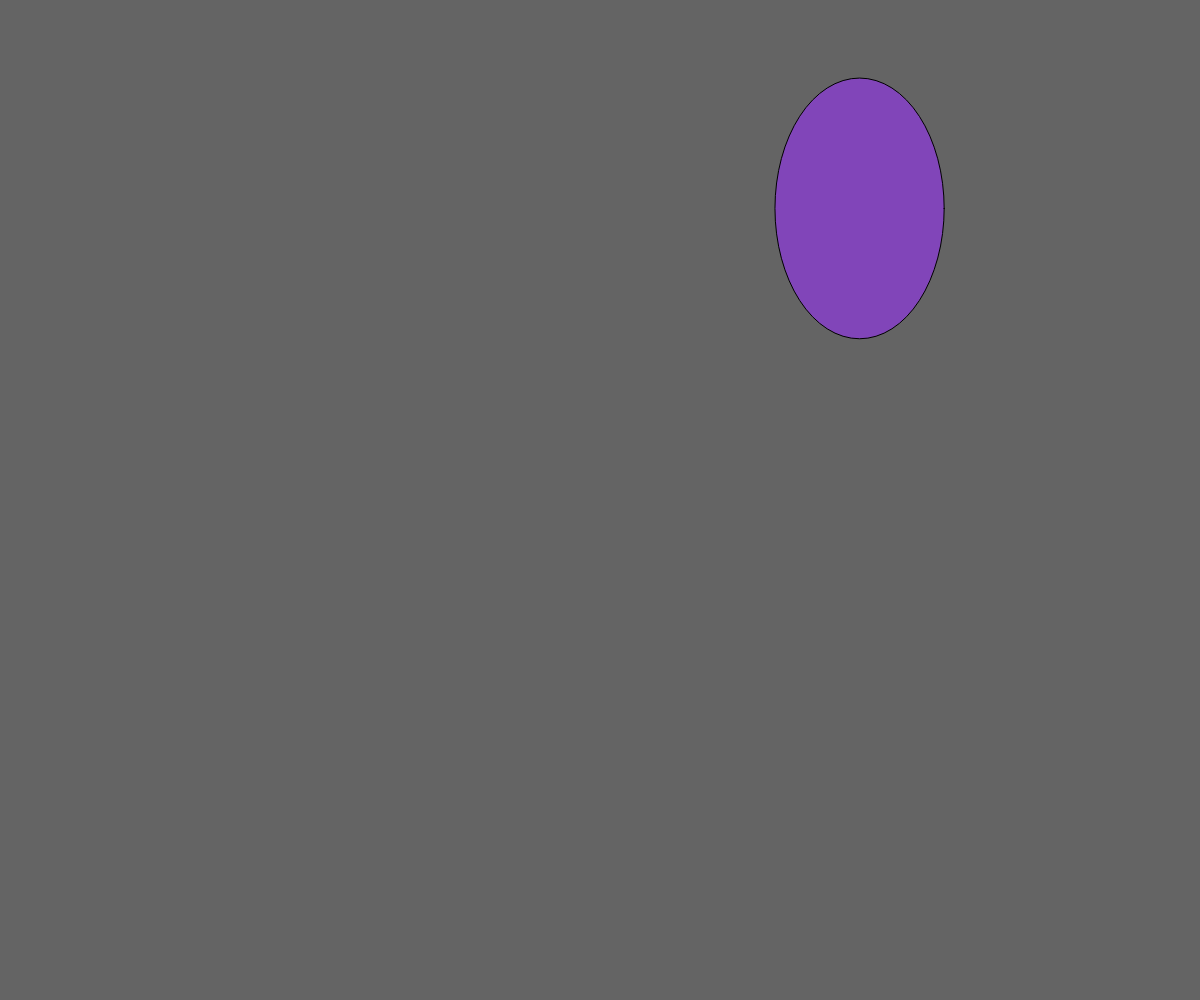
Frame 1 (no input)
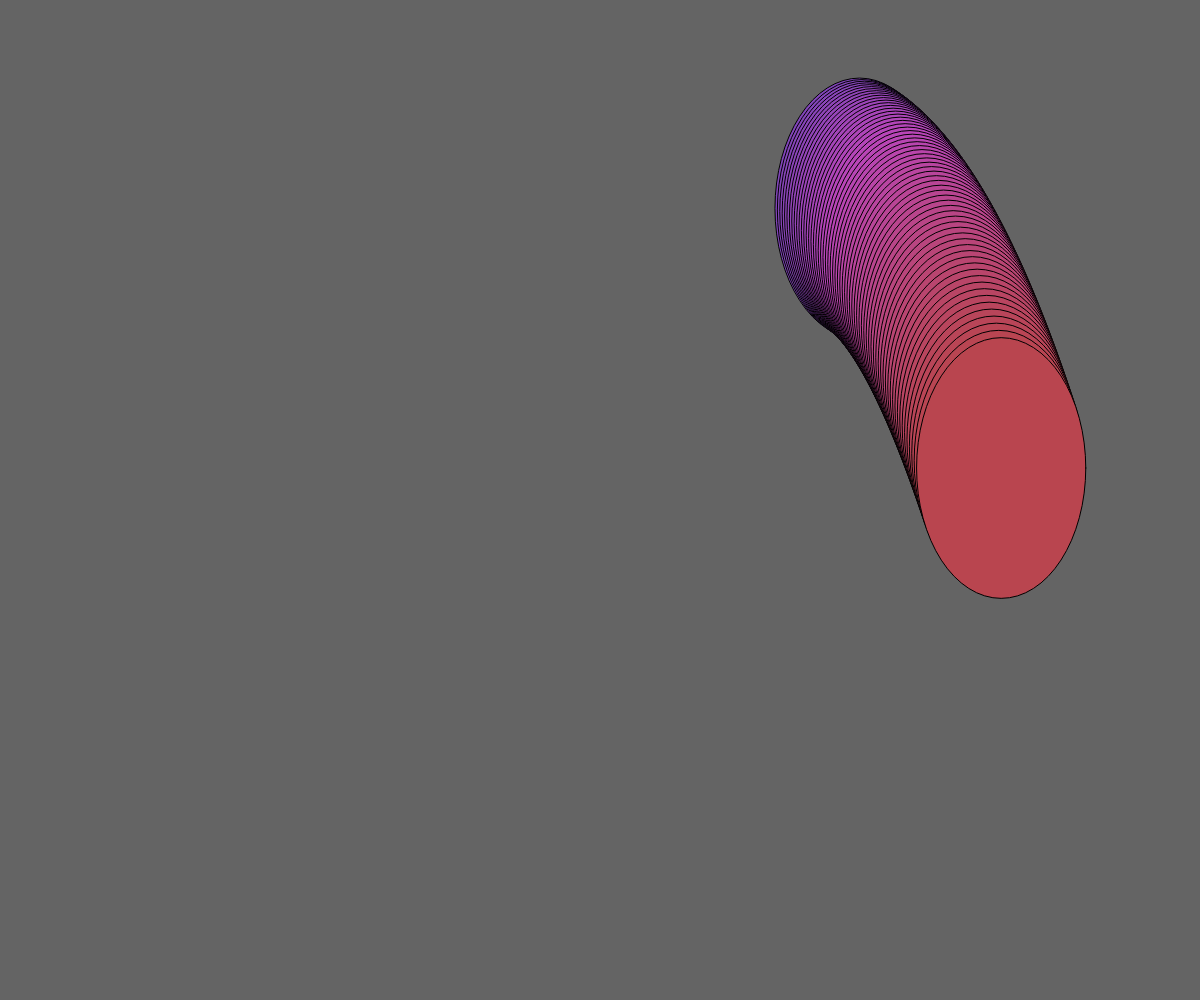
Frame 60 (no input)
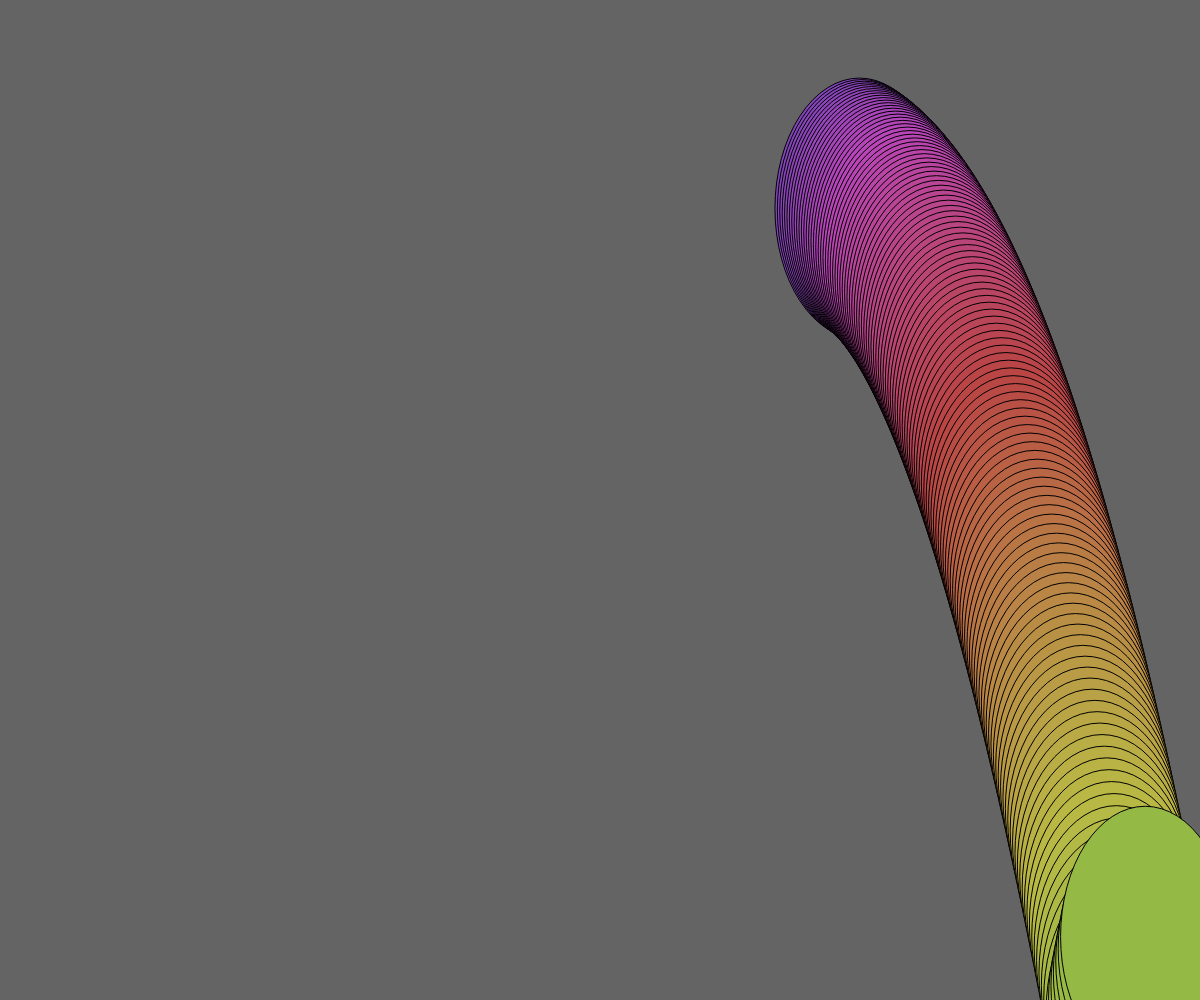
Frame 120 (the mouse pressed at the canvas centre since frame 60)

The p5.js sketch that drew these frames (run headless with seeded random() and noise() and a simulated clock; from frame 60 on, the mouse is pressed at the canvas centre):

// p5.js sketch
// ── sketch.js
let posX;
let posY;

let velX;
let velY;

let gravity = 0.1

let hue;

let w;
let h;

function setup() {
    createCanvas(windowWidth, windowHeight);
    background(100);

    posX = random (0, width);
    posY = random (0, height);

    velX= 2.4;
    velY= 1.3;

    colorMode (HSB, 255);


    hue = random (0, 255); 

    w = random (100,300);
    h = random (100,300);
}
function draw() {
	velY= velY+ gravity;
	
    posX= posX + velX;
    posY= posY + velY;
		
		if (posY > height) {
				velY = velY * -1;
		}
    if (posX > width || posX < 0) {
			velX = velX *-1; 
			
		}
	hue = hue +1; 
    if (hue > 255) {
        hue= 0;
    }

    fill (hue, 160, 185)
    ellipse (posX, posY, w, h);

}
